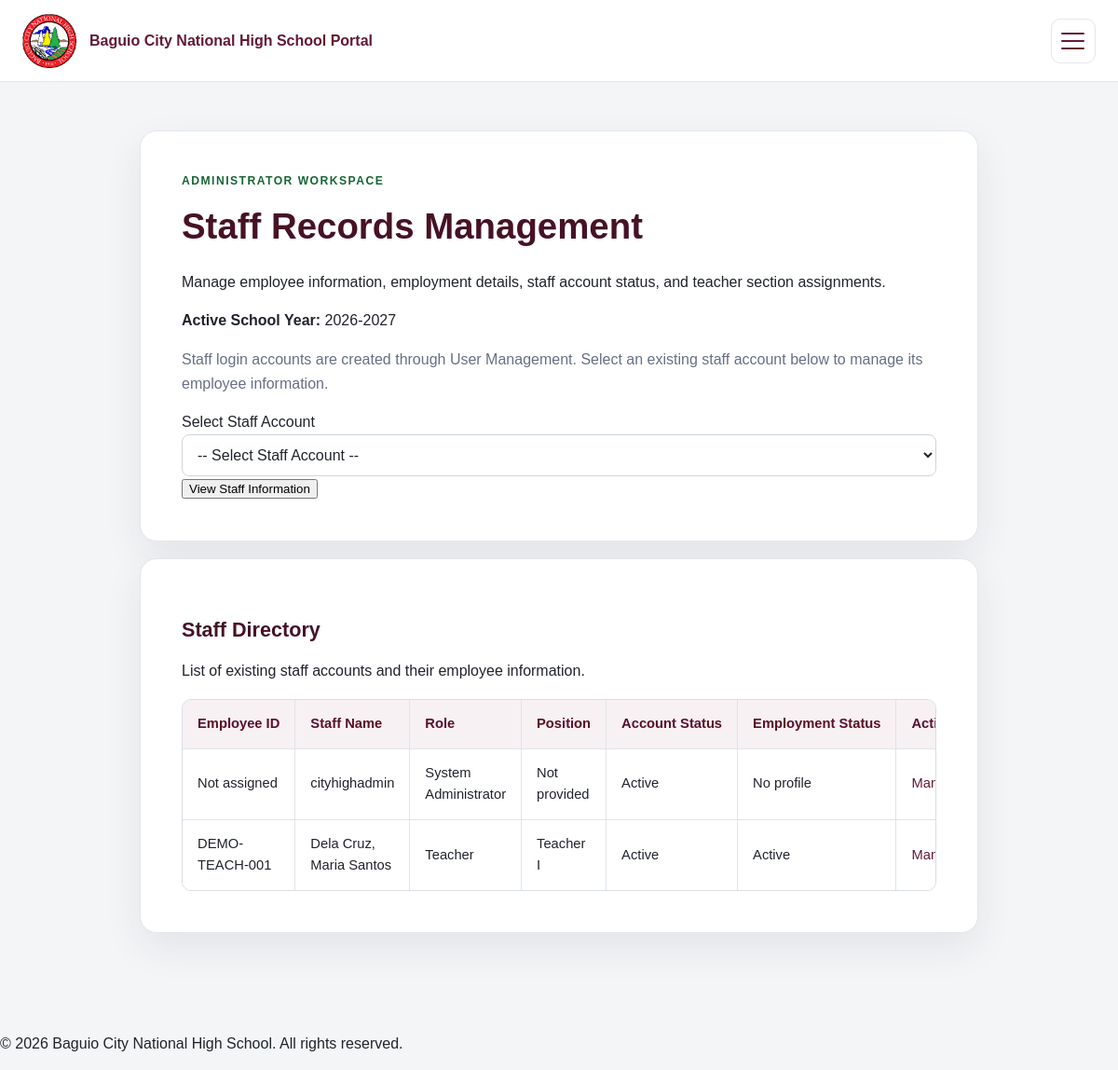
The app's page /staff/staff_records.php (signed in), older data.
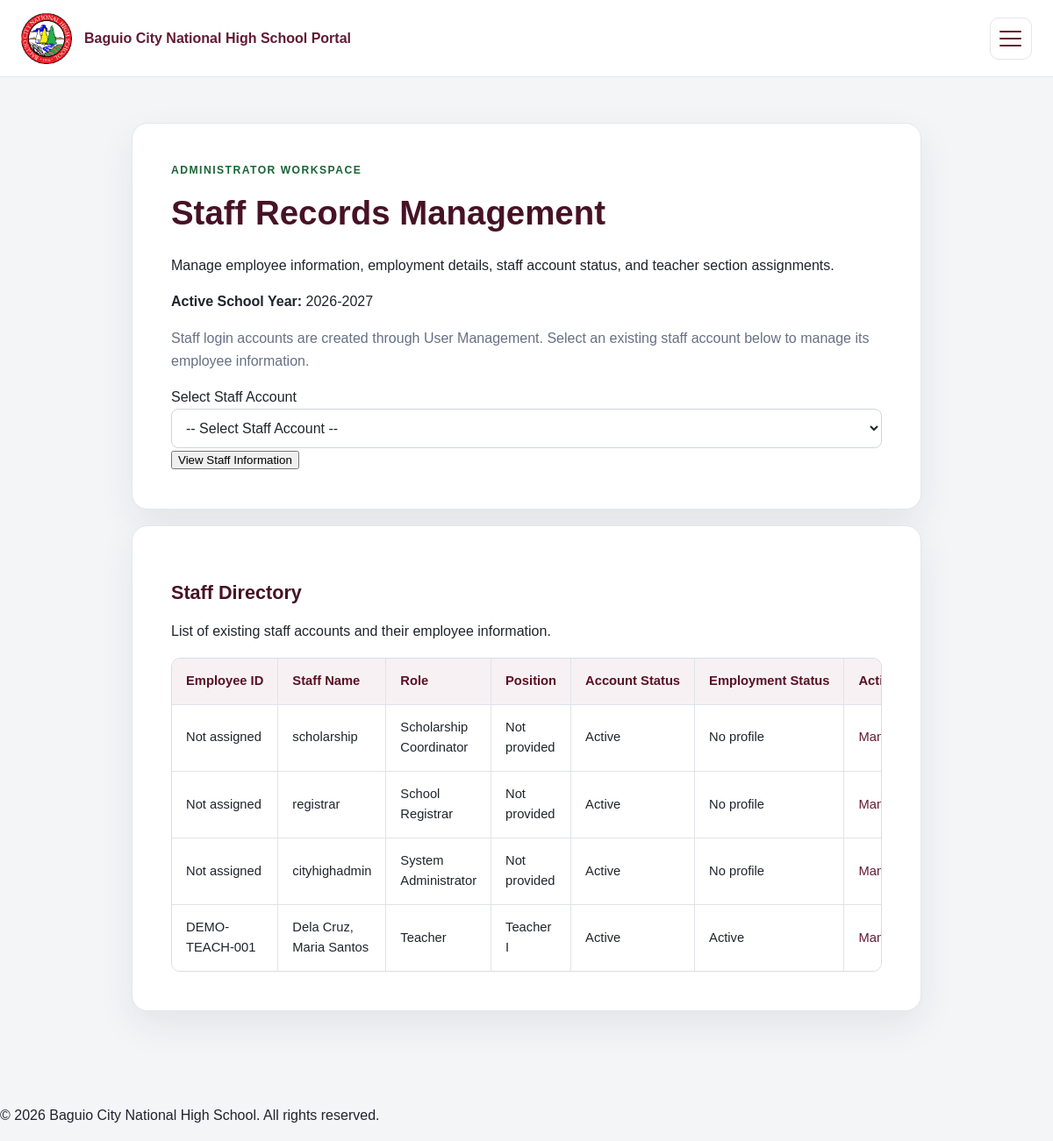
The same page, newer data.
### tables this page shows
CREATE TABLE `users` (
  `user_id` int(10) UNSIGNED NOT NULL,
  `role_id` int(10) UNSIGNED NOT NULL,
  `username` varchar(60) NOT NULL,
  `email` varchar(150) NOT NULL,
  `password_hash` varchar(255) NOT NULL,
  `account_status` enum('Active','Inactive','Locked') NOT NULL DEFAULT 'Active',
  `created_at` timestamp NOT NULL DEFAULT current_timestamp(),
  `updated_at` timestamp NULL DEFAULT NULL ON UPDATE current_timestamp()
);

CREATE TABLE `roles` (
  `role_id` int(10) UNSIGNED NOT NULL,
  `role_name` varchar(60) NOT NULL
);

CREATE TABLE `staff_profiles` (
  `staff_profile_id` int(10) UNSIGNED NOT NULL,
  `user_id` int(10) UNSIGNED NOT NULL,
  `employee_id` varchar(30) NOT NULL,
  `first_name` varchar(100) NOT NULL,
  `middle_name` varchar(100) DEFAULT NULL,
  `last_name` varchar(100) NOT NULL,
  `birth_date` date DEFAULT NULL,
  `contact_number` varchar(30) DEFAULT NULL,
  `address` text DEFAULT NULL,
  `position_title` varchar(100) DEFAULT NULL,
  `department` varchar(100) DEFAULT NULL,
  `employment_type` varchar(50) DEFAULT NULL,
  `hire_date` date DEFAULT NULL,
  `employment_status` enum('Active','On Leave','Resigned','Retired') NOT NULL DEFAULT 'Active',
  `created_at` timestamp NOT NULL DEFAULT current_timestamp(),
  `updated_at` timestamp NOT NULL DEFAULT current_timestamp() ON UPDATE current_timestamp()
);

### includes/functions.php (called while the page is built, shortened)
<?php
function e(?string $value): string
{
    return htmlspecialchars($value ?? '', ENT_QUOTES, 'UTF-8');
}

### staff/staff_records.php (the view, shortened to what this page needs)
<?php
require_once __DIR__ . '/../includes/bootstrap.php';
$activeSchoolYear = $pdo->query(
    "SELECT school_year_id, school_year
     FROM school_years
     WHERE status = 'Active'
     LIMIT 1"
)->fetch();
$staffQuery = $pdo->query(
    "SELECT
        u.user_id,
        u.username,
        u.email,
        u.account_status,
        r.role_name,
        sp.employee_id,
        sp.first_name,
        sp.middle_name,
        sp.last_name,
        sp.position_title,
        sp.employment_status
     FROM users u
     INNER JOIN roles r
        ON r.role_id = u.role_id
     LEFT JOIN staff_profiles sp
        ON sp.user_id = u.user_id
     WHERE r.role_name <> 'Student'
     ORDER BY r.role_name, sp.last_name, u.username"
);
$staffUsers = $staffQuery->fetchAll();
require_once __DIR__ . '/../includes/header.php';
?>
<section class="form-card">
    <p class="eyebrow">Administrator workspace</p>
    <h1>Staff Records Management</h1>
    <p>
        Manage employee information, employment details,
        staff account status, and teacher section assignments.
    </p>
    <?php if ($activeSchoolYear): ?>
        <p>
            <strong>Active School Year:</strong>
            <?= e($activeSchoolYear['school_year']) ?>
        </p>
    <?php else: ?>
        <p class="alert alert-error">
            No active school year is currently configured.
        </p>
    <?php endif; ?>
    <p class="muted">
        Staff login accounts are created through User Management.
        Select an existing staff account below to manage its employee information.
    </p>
    <form method="GET">
        <div class="form-group">
            <label for="user_id">Select Staff Account</label>
            <select name="user_id" id="user_id" required>
                <option value="">-- Select Staff Account --</option>
            </select>
        </div>
        <div class="form-actions">
            <button type="submit" class="btn btn-primary">
                View Staff Information
            </button>
        </div>
    </form>
</section>
<section class="form-card">
    <h2>Staff Directory</h2>
    <p>List of existing staff accounts and their employee information.</p>
    <?php if ($staffUsers): ?>
        <div class="table-container">
            <table>
                <thead>
                    <tr>
                        <th>Employee ID</th>
                        <th>Staff Name</th>
                        <th>Role</th>
                        <th>Position</th>
                        <th>Account Status</th>
                        <th>Employment Status</th>
                        <th>Action</th>
                    </tr>
                </thead>
                <tbody>
                    <?php foreach ($staffUsers as $staff): ?>
                        <tr>
                            <td><?= e($staff['employee_id'] ?? 'Not assigned') ?></td>
                            <td>
                                <?php if ($staff['first_name']): ?>
                                    <?= e(
                                        $staff['last_name'] . ', ' .
                                        $staff['first_name'] . ' ' .
                                        ($staff['middle_name'] ?? '')
                                    ) ?>
                                <?php else: ?>
                                    <?= e($staff['username']) ?>
                                <?php endif; ?>
                            </td>
                            <td><?= e($staff['role_name']) ?></td>
                            <td><?= e($staff['position_title'] ?? 'Not provided') ?></td>
                            <td><?= e($staff['account_status']) ?></td>
                            <td><?= e($staff['employment_status'] ?? 'No profile') ?></td>
                            <td>
                                <a
                                    class="btn btn-secondary"
                                    href="<?= BASE_URL ?>/staff/staff_records.php?user_id=<?= (int) $staff['user_id'] ?>"
                                >
                                    Manage
                                </a>
                            </td>
                        </tr>
                    <?php endforeach; ?>
                </tbody>
            </table>
        </div>
    <?php else: ?>
        <p>No staff accounts have been created yet.</p>
    <?php endif; ?>
</section>
<?php require_once __DIR__ . '/../includes/footer.php'; ?>

Row changes from the older to the newer data that the page shows:
added users: employee_id "Not assigned", username "scholarship", role.role_name "Scholarship Coordinator", position_title "Not provided", account_status "Active", employment_status "No profile"
added users: employee_id "Not assigned", username "registrar", role.role_name "School Registrar", position_title "Not provided", account_status "Active", employment_status "No profile"
